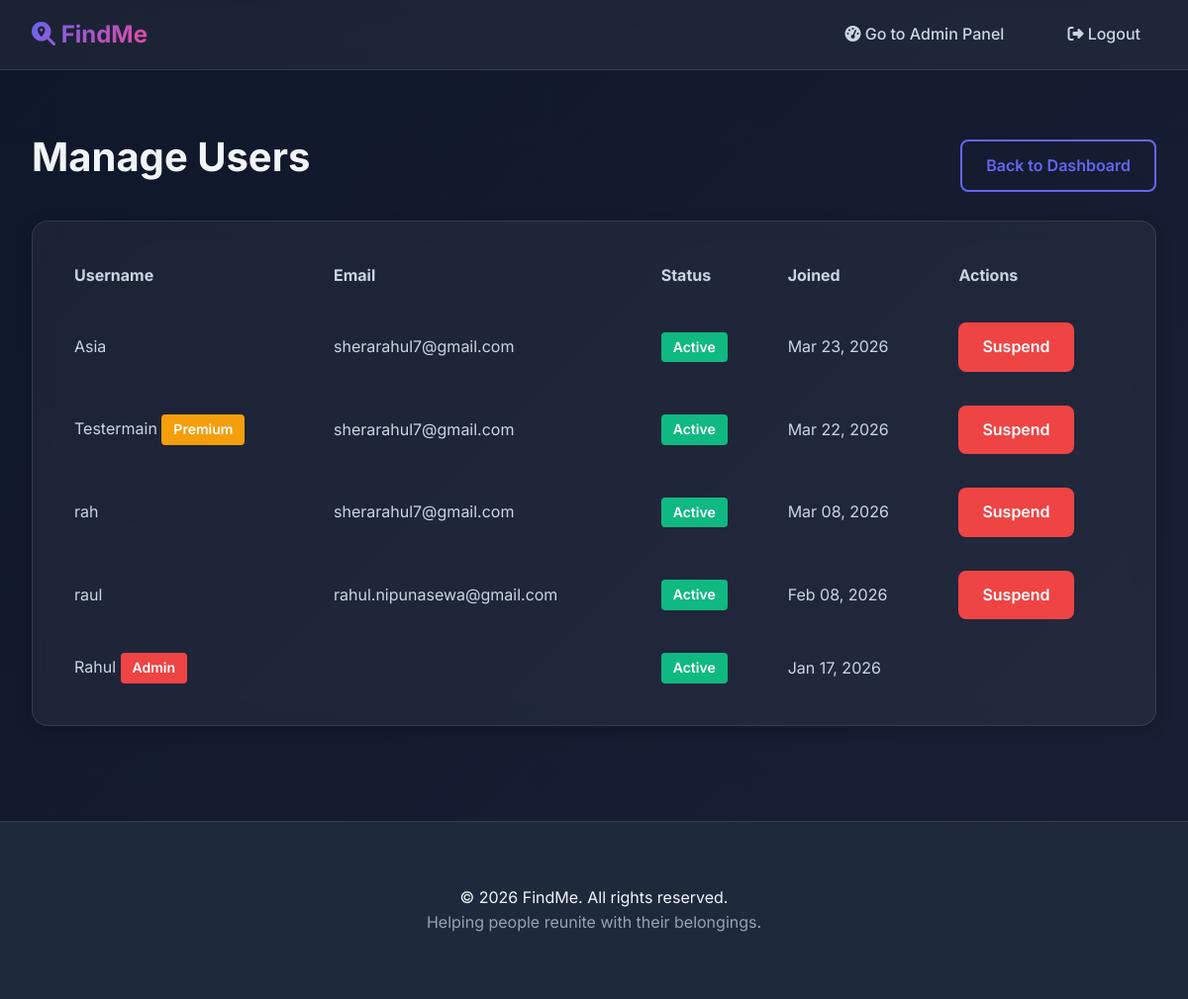
The page /admin-panel/users/ (signed in) on the database its author committed.
### accounts/models.py (models this page shows, shortened)
class User(AbstractUser):
    USER_TYPE_CHOICES = (
        ('normal', 'Normal User'),
        ('premium', 'Premium User'),
        ('admin', 'Admin'),
    )
    user_type = models.CharField(max_length=10, choices=USER_TYPE_CHOICES, default='normal')
    phone_number = models.CharField(max_length=20, blank=True, null=True, help_text="Full phone number with country code")
    recovery_email = models.EmailField(blank=True, null=True, help_text="Optional recovery email for password resets")
    address = models.TextField(blank=True, null=True)
    profile_picture = models.ImageField(upload_to='profile_pics/', blank=True, null=True)
    points_balance = models.IntegerField(default=0, validators=[MinValueValidator(0)])
    is_premium = models.BooleanField(default=False)
    premium_expiry = models.DateTimeField(blank=True, null=True)
    created_at = models.DateTimeField(auto_now_add=True)
    updated_at = models.DateTimeField(auto_now=True)
    class Meta:
        db_table = 'users'
        verbose_name = 'User'
        verbose_name_plural = 'Users'

### admin_dashboard/views.py (the view)
# urls.py: path('users/', views.manage_users, name='manage_users'),
@login_required
@user_passes_test(is_admin)
def manage_users(request):
    users = User.objects.prefetch_related('subscriptions').order_by('-date_joined')
    context = {
        'users': users,
        'pending_claims_count': get_pending_claims_count(),
    }
    return render(request, 'admin_dashboard/manage_users.html', context)

### admin_dashboard/views.py (called while the page is built)
def is_admin(user):
    return user.is_authenticated and (user.is_staff or user.user_type == 'admin')

def get_pending_claims_count():
    return Claim.objects.filter(status='pending').count()

### templates/admin_dashboard/manage_users.html (shortened to what this page needs)
{% extends 'base.html' %}
{% block content %}
<div class="container" style="margin-top: 2rem;">
    <div style="display: flex; justify-content: space-between; align-items: center;">
        <h1>Manage Users</h1>
        <a href="{% url 'admin_dashboard:dashboard' %}" class="btn btn-outline">Back to Dashboard</a>
    </div>
    <div class="card mt-3">
        <div class="card-body">
            <table style="width: 100%; text-align: left;">
                <thead>
                    <tr>
                        <th class="p-2">Username</th>
                        <th class="p-2">Email</th>
                        <th class="p-2">Status</th>
                        <th class="p-2">Joined</th>
                        <th class="p-2">Actions</th>
                    </tr>
                </thead>
                <tbody>
                    {% for user in users %}
                    <tr style="border-bottom: 1px solid var(--glass-border);">
                        <td class="p-2">
                            {{ user.username }}
                            {% if user.is_premium %}
                            <span class="badge badge-warning">Premium</span>
                            {% endif %}
                            {% if user.is_superuser %}
                            <span class="badge badge-danger">Admin</span>
                            {% endif %}
                        </td>
                        <td class="p-2">{{ user.email }}</td>
                        <td class="p-2">
                            {% if user.is_active %}
                            <span class="badge badge-success">Active</span>
                            {% else %}
                            <span class="badge badge-danger">Suspended</span>
                            {% endif %}
                        </td>
                        <td class="p-2">{{ user.date_joined|date:"M d, Y" }}</td>
                        <td class="p-2">
                            {% if not user.is_superuser %}
                            <a href="{% url 'admin_dashboard:suspend_user' user.pk %}"
                                class="btn btn-sm btn-danger">Suspend</a>
                            {% endif %}
                        </td>
                    </tr>
                    {% endfor %}
                </tbody>
            </table>
        </div>
    </div>
</div>
{% endblock %}

### static/css/style.css (style rules this page uses)
:root { --primary: #6366f1; --primary-dark: #4f46e5; --primary-light: #818cf8; --secondary: #ec4899; --secondary-dark: #db2777; --accent: #14b8a6; --success: #10b981; --warning: #f59e0b; --danger: #ef4444; --bg-primary: #0f172a; --bg-secondary: #1e293b; --bg-tertiary: #334155; --text-primary: #f1f5f9; --text-secondary: #cbd5e1; --text-muted: #94a3b8; --glass-bg: rgba(255, 255, 255, 0.05); --glass-border: rgba(255, 255, 255, 0.1); --shadow-sm: 0 2px 8px rgba(0, 0, 0, 0.1); --shadow-md: 0 4px 16px rgba(0, 0, 0, 0.2); --shadow-lg: 0 8px 32px rgba(0, 0, 0, 0.3); --shadow-glow: 0 0 20px rgba(99, 102, 241, 0.3); }
* { margin: 0; padding: 0; box-sizing: border-box; }
body { font-family: 'Inter', -apple-system, BlinkMacSystemFont, 'Segoe UI', Roboto, sans-serif; background: linear-gradient(135deg, var(--bg-primary) 0%, #1a1f35 100%); color: var(--text-primary); line-height: 1.6; min-height: 100vh; }
h1, h2, h3, h4, h5, h6 { font-weight: 700; line-height: 1.2; margin-bottom: 1rem; }
h1 { font-size: 2.5rem; }
a { color: var(--primary-light); text-decoration: none; transition: all 0.3s ease; }
.container { max-width: 1200px; margin: 0 auto; padding: 2rem; }
.card { background: var(--glass-bg); backdrop-filter: blur(10px); border: 1px solid var(--glass-border); border-radius: 1rem; padding: 1.5rem; box-shadow: var(--shadow-md); transition: all 0.3s ease; }
.card-body { color: var(--text-secondary); }
.btn { display: inline-block; padding: 0.75rem 1.5rem; border-radius: 0.5rem; font-weight: 600; text-align: center; cursor: pointer; border: none; transition: all 0.3s ease; text-decoration: none; }
.btn-danger { background: var(--danger); color: white; }
.btn-outline { background: transparent; border: 2px solid var(--primary); color: var(--primary); }
.badge { display: inline-block; padding: 0.25rem 0.75rem; border-radius: 0.25rem; font-size: 0.875rem; font-weight: 600; }
.badge-success { background: var(--success); color: white; }
.badge-warning { background: var(--warning); color: white; }
.badge-danger { background: var(--danger); color: white; }
.mt-3 { margin-top: 1.5rem; }
.p-2 { padding: 1rem; }

### rows shown on the page
User: username "Asia", email "sherarahul7@gmail.com", is_active "Active", date_joined "Mar 23, 2026", is_superuser "Suspend"
User: username "Testermain", is_premium "Premium", email "sherarahul7@gmail.com", is_active "Active", date_joined "Mar 22, 2026", is_superuser "Suspend"
User: username "rah", email "sherarahul7@gmail.com", is_active "Active", date_joined "Mar 08, 2026", is_superuser "Suspend"
User: username "raul", email "rahul.nipunasewa@gmail.com", is_active "Active", date_joined "Feb 08, 2026", is_superuser "Suspend"
User: username "Rahul", is_superuser "Admin", is_active "Active", date_joined "Jan 17, 2026"
